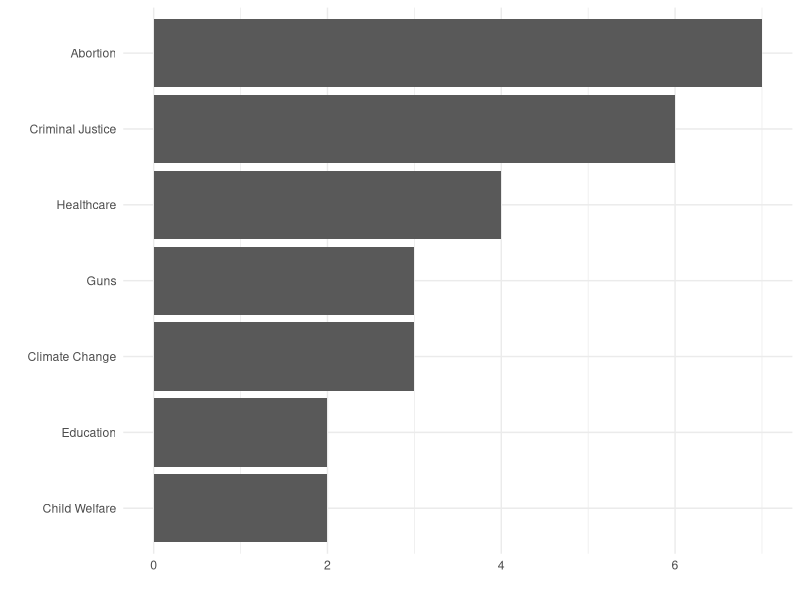
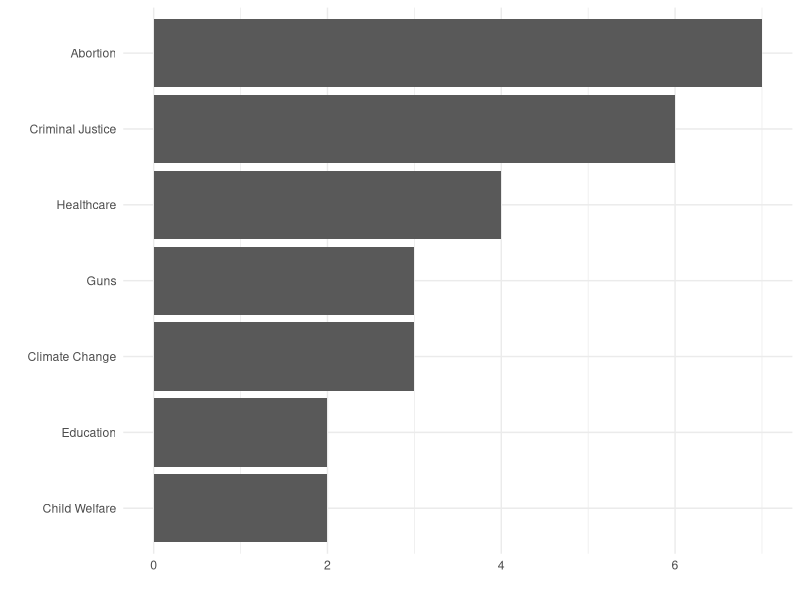

Write R code to recreate these figures, in order.
## ---- chunk 1
knitr::opts_chunk$set(warning = FALSE, message = FALSE, 
                      fig.retina = 3, fig.align = "center")
## ---- chunk 2
df <- data.frame(Issue=c("Abortion", "Criminal Justice", "Healthcare", "Climate Change", "Guns", "Child Welfare","Education"),
                 Count=c(7,6,4,3,3,2,2))

library(ggplot2)
p <- ggplot(data=df, aes(x=reorder(Issue, Count), y=Count)) +
  geom_bar(stat="identity") +
  theme_minimal() + xlab("") + ylab("")

p + coord_flip()


ggsave("img/issuesFall2021.jpg", device = "jpg")
